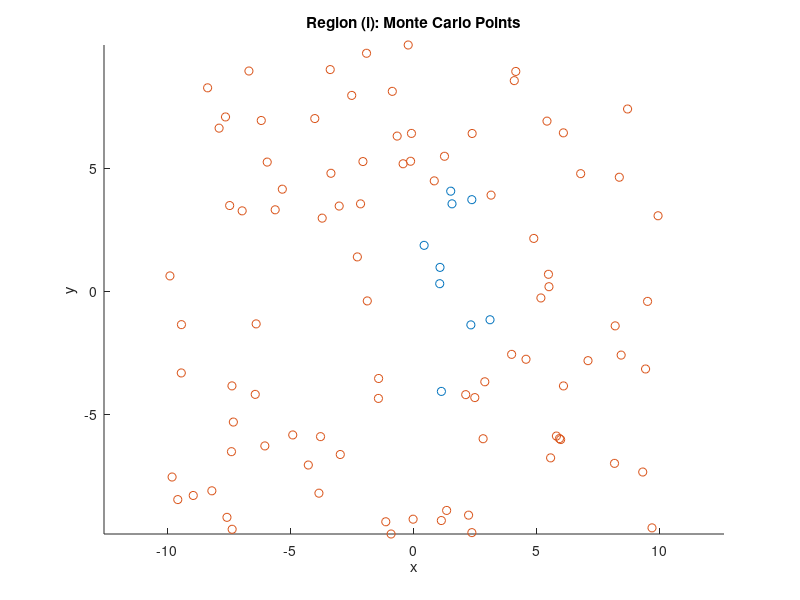
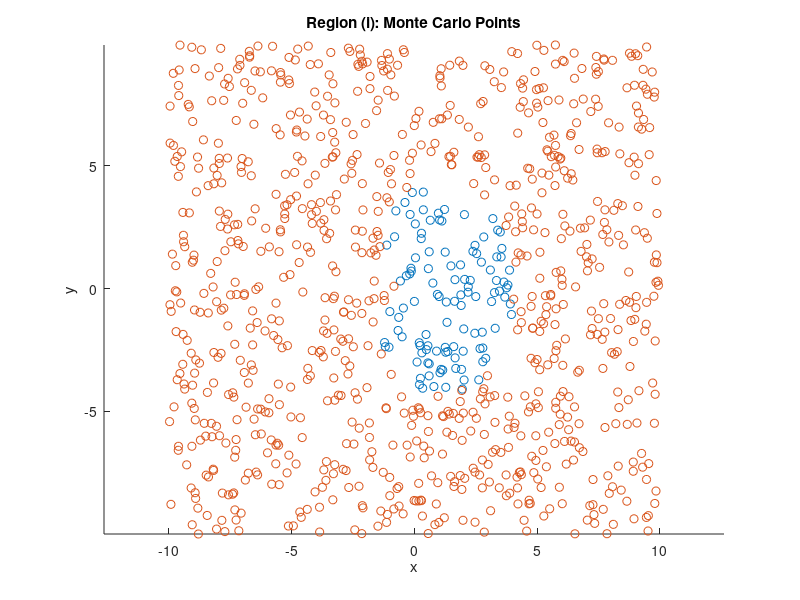
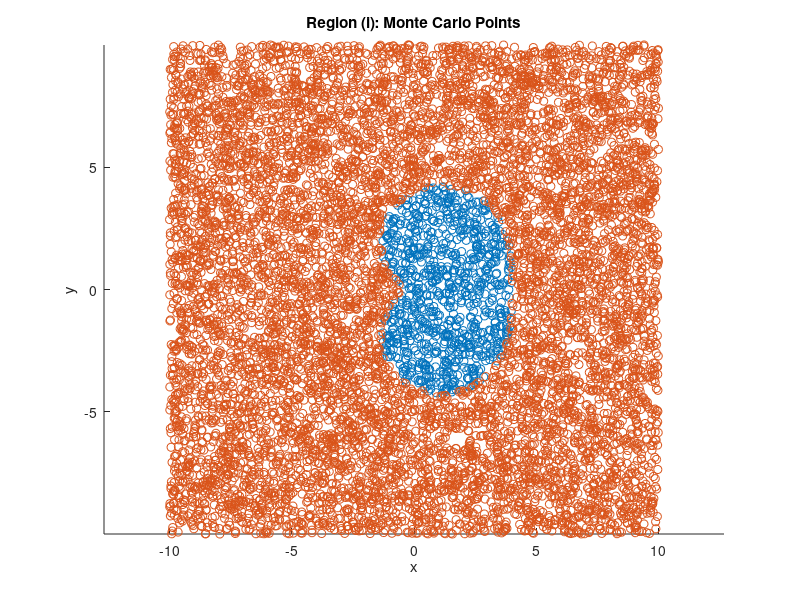
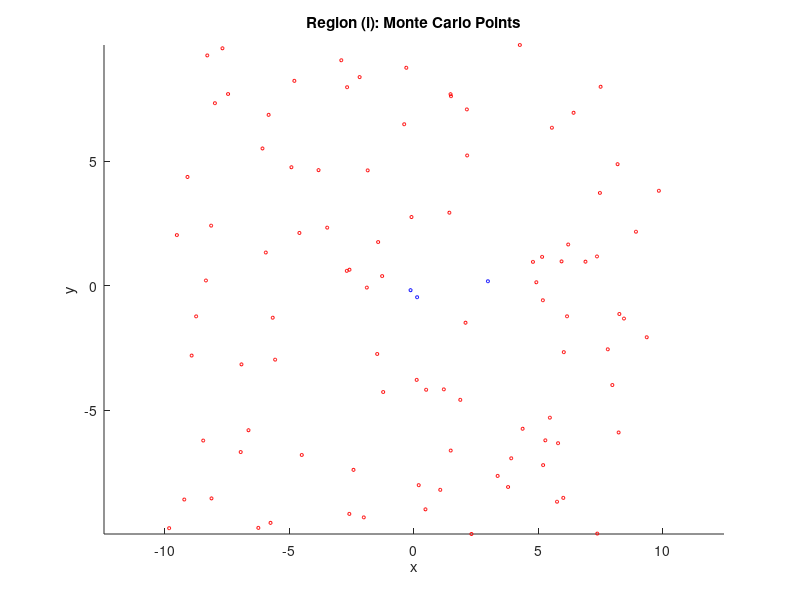

MATLAB code for these plots, in order:
%%%%%%%%%%%%% Q1_i
clc
clear all;

% Region: (x^2 + y^2 - 2x)^2 <= 4(x^2 + 4y^2)

N_val = [100,1000,10000];

xmin = -10;
xmax = 10;
ymin = -10;
ymax = 10;
box_area = (xmax-xmin)*(ymax-ymin);

for N=N_val
    x = xmin + (xmax-xmin)*rand(N,1)
    y = ymin + (ymax-ymin)*rand(N,1);

    inside = ((x.^2 + y.^2 -2*x).^2 <= 4*(x.^2 + 4*y.^2));

    area = box_area * sum(inside)/N;

    % Standard error
    p = sum(inside)/N;
    error = box_area * sqrt(p*(1-p)/N);

    fprintf('N=%d, Estimated Area = %.4f, Error ≈ %.4f\n', N, area, error);
    
    % Plot region with points
    figure;
    scatter(x(inside), y(inside)); hold on;
    scatter(x(~inside), y(~inside));
    title('Region (i): Monte Carlo Points');
    xlabel('x'); 
    ylabel('y'); 
    axis equal;
end

%%%%%%%%%%%%% Q1_ii
% Region: %
% -5/4 - 3/(3+x^2) <= y <= 5/4 + 3/(3+x^2)
% -1/3 - 5*y^2/6 + y^4/6 <= x <= 11/3 - (2/3)*sqrt(2)*|y|^(3/2)

clc
clear all;

N_val = [100,1000,10000];

xmin = -10;
xmax = 10;
ymin = -10;
ymax = 10;
box_area = (xmax-xmin)*(ymax-ymin);

for N = N_val
    % Generate random points
    x = xmin + (xmax-xmin)*rand(N,1);
    y = ymin + (ymax-ymin)*rand(N,1);

    y_lower = -5/4 -(3./(3+x.^2));
    y_upper = 5/4 + (3./(3+x.^2));

    x_lower = -1/3 - (5*y.^2)/6 + (y.^4)/6;
    x_upper = 11/3 - (2/3)*sqrt(2)*abs(y).^(3/2);
    
    inside = (y_lower <= y & y <= y_upper & x_lower <=x & x<=x_upper);

    area = box_area*sum(inside)/N;

    p = sum(inside)/N;
    error = area*sqrt(p*(1-p)/N);

    fprintf('N=%d, Estimated Area = %.4f, Error ≈ %.4f\n', N, area, error);

    figure;
    scatter(x(inside), y(inside), 5, 'b'); hold on;
    scatter(x(~inside), y(~inside), 5, 'r');
    title('Region (i): Monte Carlo Points');
    xlabel('x'); ylabel('y'); axis equal;

end

%%%%%%%%%%%%% Q2_MC

clc
clear all;

f = @(x) exp(-x.^2);

exact = integral(f,0,1);
disp("Exact Value - "+ exact);

N = 1000;
x_rand = rand(N,1);
I = mean(f(x_rand));

error = abs(I-exact);

fprintf('Plain Monte Carlo:\n');
fprintf('Estimate = %.8f, Error = %.2e\n', I, error);

%%%%%%%%%%%%% Q2_Stratified_Sampling
clc; 
clear; 
close all;

f = @(x) exp(-x.^2);
true_val = integral(f, 0, 1)

N = 1000; 
edges = linspace(0,1,N+1);
strat_samples = zeros(N,1);

for i = 1:N
    u = rand;
    x_strat = edges(i) + u*(edges(i+1)-edges(i));
    strat_samples(i) = f(x_strat);
end
I = mean(strat_samples);
error = abs(I-true_val);
fprintf('Stratified Sampling:\n');
fprintf('Estimate = %.8f, Error = %.2e\n', I, error);

